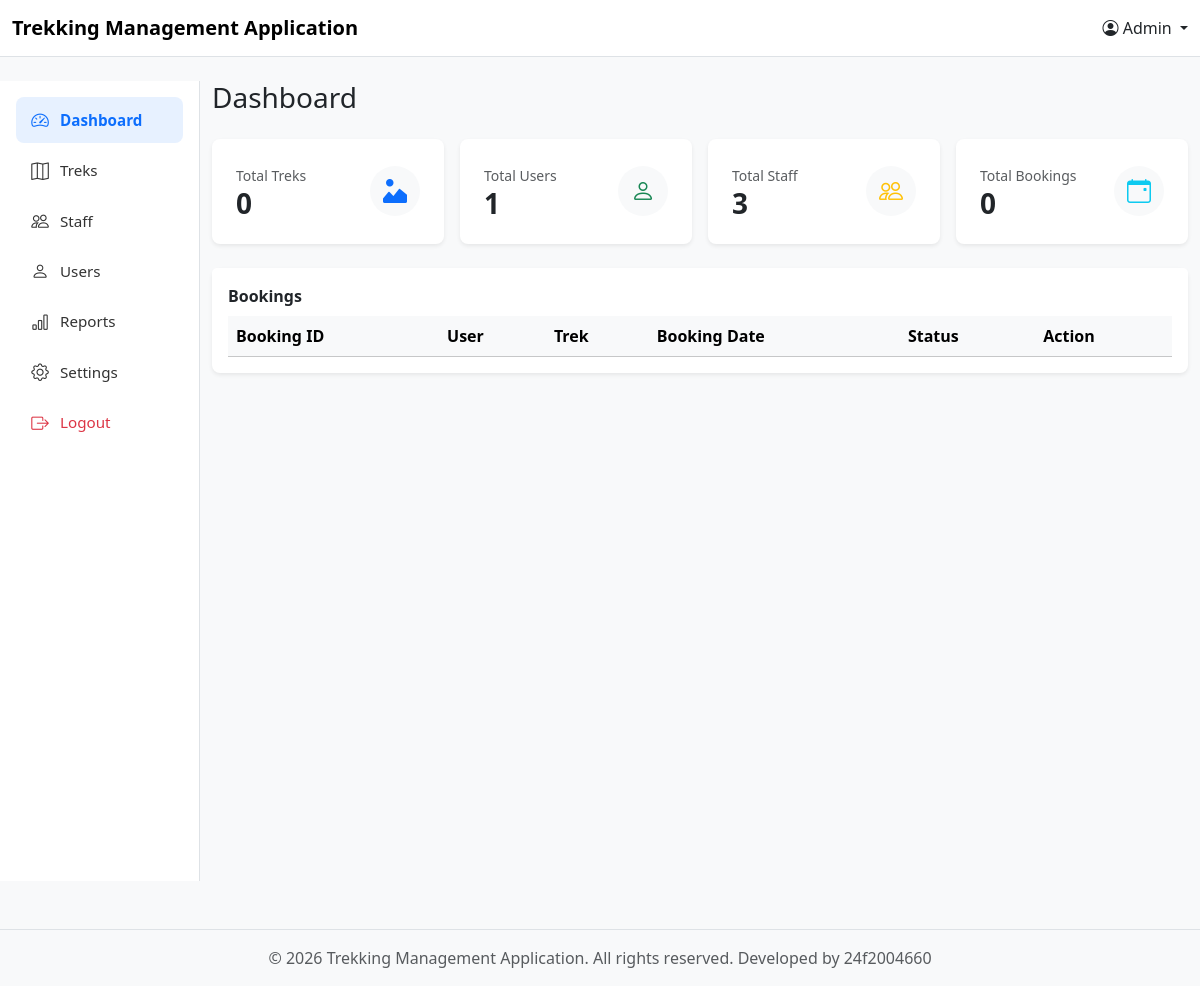
/admin, run on an earlier commit of the app's database.
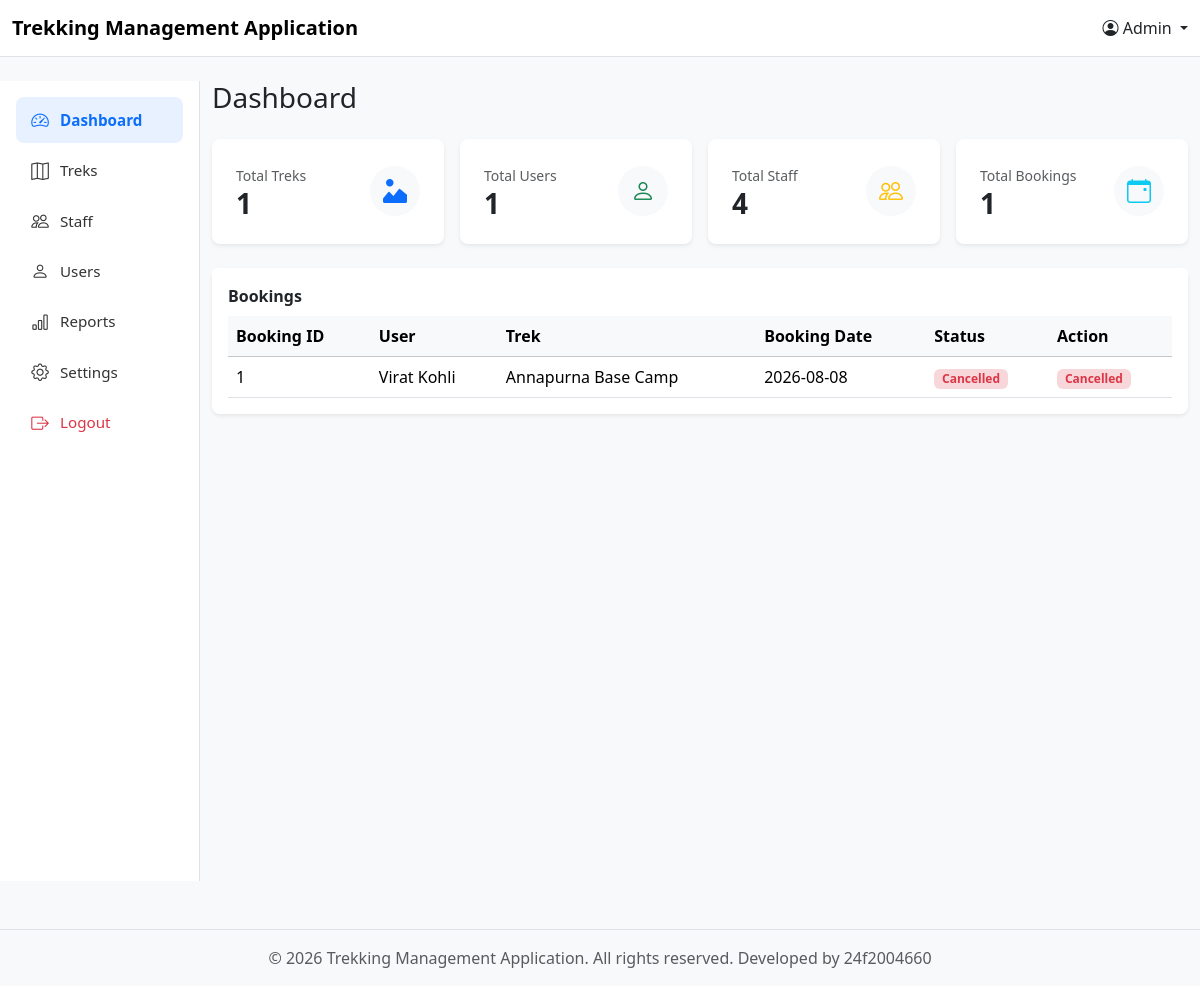
And on a later commit of the database.
### models.py (models this page shows)
class Booking(db.Model):
    __tablename__ = 'booking'
    booking_id = db.Column(db.Integer, primary_key=True)
    user_id = db.Column(db.Integer, db.ForeignKey('user_profile.user_id'), nullable=False)
    trek_id = db.Column(db.Integer, db.ForeignKey('trek.trek_id'), nullable=False)
    booking_date = db.Column(db.Date, default=date.today)
    status = db.Column(db.String(20), default='Booked')  # Booked/cancelled/completed

class user_profile(db.Model):
    __tablename__ = 'user_profile'
    id = db.Column(db.Integer, primary_key=True)
    user_id = db.Column(db.Integer, db.ForeignKey('user_credentials.id'), nullable=False) #linking user credentials to trek
    name = db.Column(db.String(100), nullable=False)
    address = db.Column(db.String(200), nullable=False)
    phone_number = db.Column(db.String(20), nullable=False)
    status = db.Column(db.Integer, nullable=False, default = 0) #0 means active 1 means deactive
    bookings = db.relationship('Booking', backref='trekker')

class Trek(db.Model):
    __tablename__ = 'trek'
    trek_id = db.Column(db.Integer, primary_key=True)
    t_name = db.Column(db.String(120), nullable=False)
    location = db.Column(db.String(120), nullable=False)
    diff = db.Column(db.String(1))  # E/M/H
    duration = db.Column(db.Integer)
    total_slots = db.Column(db.Integer, nullable=False)
    avl_slots = db.Column(db.Integer, nullable=False)
    assign_s_id = db.Column(db.Integer, db.ForeignKey('staff_profile.staff_id'), nullable=False)
    status = db.Column(db.String(20), default='Pending')  # Pending/Approved/Open/Close/Completed
    start_date = db.Column(db.Date)
    end_date = db.Column(db.Date)
    description = db.Column(db.String(500))
    bookings = db.relationship('Booking', backref='trek', cascade="all, delete")

### controller.py (the view)
@app.route("/admin")
def admin_dashboard():
    t_count = db.session.query(Trek).count()
    u_count = db.session.query(user_profile).count()
    s_count = db.session.query(staff_profile).count()
    b_count = db.session.query(Booking).count()
    booking = db.session.query(Booking).filter().all()
    return render_template("Admin_templates/admin_dashboard.html" , t_count = t_count, u_count = u_count ,s_count = s_count , b_count = b_count , bookings = booking)

### templates/Admin_templates/admin_dashboard.html (shortened to what the changed rows need)
{% extends "base.html" %}
{% set current_user = 'Admin' %}
{% block content %}
    <div class="row">
        {% set current_page = "dashboard" %}
        <div class="col-md-10">
            <div class="row g-3">
                <div class="col-md-3">
                    <div class="card border-0 shadow-sm rounded-3">
                        <div class="card-body d-flex justify-content-between align-items-center p-4">
                            <div>
                                <small class="text-muted">Total Treks</small>
                                <h3 class="fw-bold mb-0">{{t_count}}</h3>
                            </div>
                        </div>
                    </div>
                </div>
                <div class="col-md-3">
                    <div class="card border-0 shadow-sm rounded-3">
                        <div class="card-body d-flex justify-content-between align-items-center p-4">
                            <div>
                                <small class="text-muted">Total Staff</small>
                                <h3 class="fw-bold mb-0">{{s_count}}</h3>
                            </div>
                        </div>
                    </div>
                </div>
                <div class="col-md-3">
                    <div class="card border-0 shadow-sm rounded-3">
                        <div class="card-body d-flex justify-content-between align-items-center p-4">
                            <div>
                                <small class="text-muted">Total Bookings</small>
                                <h3 class="fw-bold mb-0">{{b_count}}</h3>
                            </div>
                        </div>
                    </div>
                </div>
            </div>
            <div class="card mt-4 border-0 shadow-sm rounded-3">
                <div class="card-body pt-0">
                    <table class="table table-hover align-middle mb-0">
                        <thead class="table-light">
                            <tr>
                                <th>Booking ID</th>
                                <th>User</th>
                                <th>Trek</th>
                                <th>Booking Date</th>
                                <th>Status</th>
                                <th>Action</th>
                            </tr>
                        </thead>
                        <tbody>
                            {% for booking in bookings %}
                            <tr>
                                <td>{{ booking.booking_id }}</td>
                                <td>{{ booking.trekker.name }}</td>
                                <td>{{ booking.trek.t_name }}</td>
                                <td>{{ booking.booking_date }}</td>
                                <td>
                                    {% if booking.status == 'Booked' %}
                                    <span class="badge bg-success-subtle text-success">Booked</span>
                                    {% elif booking.status == 'Cancelled' %}
                                    <span class="badge bg-danger-subtle text-danger">Cancelled</span>
                                    {% else %}
                                    <span class="badge bg-secondary-subtle text-secondary">{{ booking.status }}</span>
                                    {% endif %}
                                </td>
                                <td>
                                    {% if booking.status == 'Booked' %}
                                    <a href="/cancel_booking?booking_id={{booking.booking_id}}" class="btn btn-danger btn-sm" >Cancel</a>
                                    {% elif booking.status == 'Cancelled' %}
                                    <span class="badge bg-danger-subtle text-danger">Cancelled</span>
                                    {% else %}
                                    <span class="badge bg-secondary-subtle text-secondary">Completed</span>
                                    {% endif %}
                                </td>
                            </tr>
                            {% endfor %}
                        </tbody>
                    </table>
                </div>
            </div>
        </div>
    </div>
{% endblock %}

What changed in the data, as far as the page shows it:
added Booking: booking_id "1", trekker.name "Virat Kohli", trek.t_name "Annapurna Base Camp", booking_date "2026-08-08", status "Cancelled"
Also different on the page:
{{ t_count }}: "0" → "1"
{{ s_count }}: "3" → "4"
{{ b_count }}: "0" → "1"
